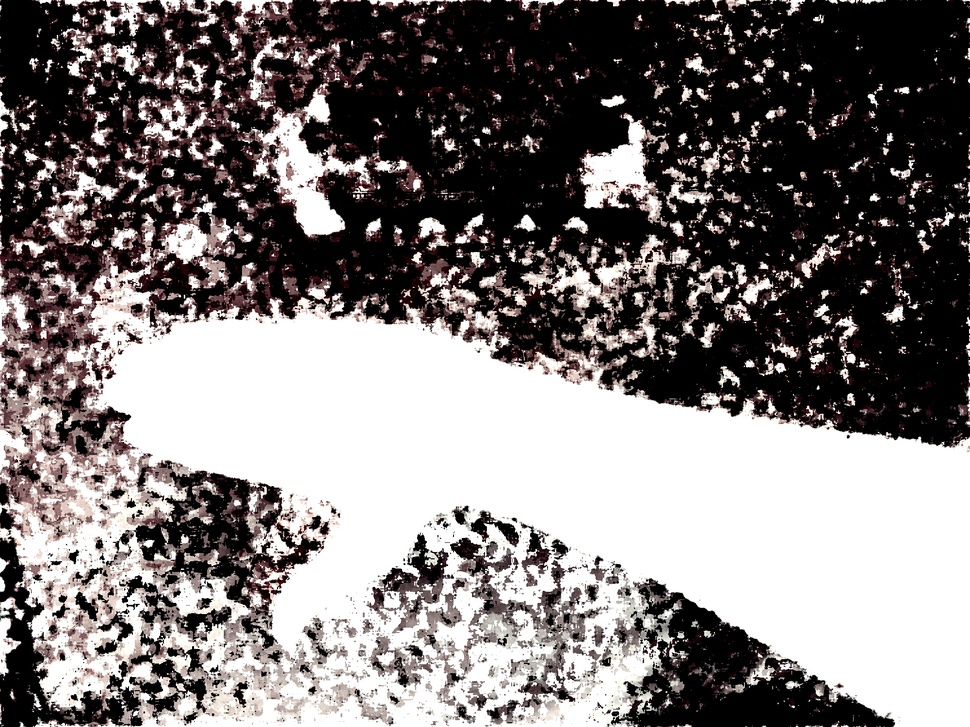
#> input picture corrected_image.jpg, 970 x 727 px, shrunk from 4000 x 3000 before the run
$ python -i hand_segmentation.py   (imports and definitions only)
#> lines starting #> are read from the running program, lines starting #| are printed output that depends on the picture
"""
hand_segmentation.py — Hand detection and segmentation using MediaPipe Hands.

Pipeline:
    1. Run MediaPipe Hand Landmarker on the input RGB image.
    2. If no hand detected → return failure result.
    3. Extract 21 (x, y) landmark coordinates.
    4. Compute convex hull from all 21 landmarks → polygon mask.
    5. Erode mask to exclude fingertips, nail regions and edge artifacts.
    6. Return binary mask (uint8, 0/255) for skin colour measurement.

Usage::

    from pathlib import Path
    from src.hand_segmentation import detect_and_segment

    image = load_image_rgb(Path("data/train/IMG_hand.jpeg"))
    result = detect_and_segment(image, save=True, log=True,
                                output_dir=Path("output/debug"))
    if result.detected:
        skin_mask = result.mask  # uint8, shape (H, W), values 0 or 255
"""

from __future__ import annotations

import logging
from dataclasses import dataclass
from pathlib import Path

import cv2 as cv
import mediapipe as mp
import numpy as np
from mediapipe.tasks.python import BaseOptions
from mediapipe.tasks.python.vision import (
    HandLandmarker,
    HandLandmarkerOptions,
)

logger = logging.getLogger(__name__)

# ---------------------------------------------------------------------------
# Constants
# ---------------------------------------------------------------------------

_N_LANDMARKS: int = 21
_EROSION_KERNEL_SIZE: int = 15
_MIN_HAND_AREA_RATIO: float = 0.005

# Landmark indices for the five fingertips
_FINGERTIP_INDICES: list[int] = [4, 8, 12, 16, 20]

# Output filenames when save=True
_FILENAME_VIZ_LANDMARKS: str = "hand_viz_01_landmarks.jpg"
_FILENAME_VIZ_HULL: str = "hand_viz_02_convex_hull.jpg"
_FILENAME_VIZ_MASK_RAW: str = "hand_viz_03_mask_raw.jpg"
_FILENAME_VIZ_MASK_ERODED: str = "hand_viz_04_mask_eroded.jpg"
_FILENAME_VIZ_OVERLAY: str = "hand_viz_05_overlay.jpg"

# MediaPipe model — resolve path relative to project root
_MODEL_PATH: Path = Path(__file__).resolve().parent.parent / "models" / "hand_landmarker.task"

_MP_MAX_NUM_HANDS: int = 2
_MP_MIN_DETECTION_CONFIDENCE: float = 0.5
_MP_MIN_HAND_PRESENCE_CONFIDENCE: float = 0.5


# ---------------------------------------------------------------------------
# Result dataclass
# ---------------------------------------------------------------------------


@dataclass
class HandSegmentationResult:
    """Structured output of the hand detection and segmentation pipeline.

    On success (``detected=True``) the mask and landmark fields are populated.
    On failure only ``detected`` and ``failure_reason`` are set.
    """

    detected: bool
    failure_reason: str | None
    n_hands: int | None
    landmarks: np.ndarray | None  # shape (21, 2), float32, pixel coords
    mask: np.ndarray | None  # shape (H, W), uint8, values 0 or 255
    mask_eroded: np.ndarray | None  # shape (H, W), uint8, eroded version
    hand_area_px: int | None  # number of non-zero pixels in mask
    handedness: str | None  # "Left" or "Right" (from MediaPipe)
    confidence: float | None  # hand detection confidence


# ---------------------------------------------------------------------------
# Private helpers — drawing / saving
# ---------------------------------------------------------------------------


def _float_to_bgr_u8(img_float: np.ndarray) -> np.ndarray:
    rgb_u8 = (np.clip(img_float, 0.0, 1.0) * 255.0 + 0.5).astype(np.uint8)
    return cv.cvtColor(rgb_u8, cv.COLOR_RGB2BGR)


def _save_bgr(path: Path, bgr: np.ndarray) -> None:
    path.parent.mkdir(parents=True, exist_ok=True)
    cv.imwrite(str(path), bgr)


# [134 lines left out: functions _draw_landmarks_overlay, _draw_hull_overlay, _draw_mask_overlay, _landmarks_to_pixel_coords, _build_convex_hull_mask, _erode_mask and 1 more, not called in this run]


# ---------------------------------------------------------------------------
# Public API
# ---------------------------------------------------------------------------


def detect_and_segment(
    image: np.ndarray,
    view: bool = False,
    save: bool = False,
    log: bool = False,
    output_dir: Path | None = None,
    erosion_kernel: int = _EROSION_KERNEL_SIZE,
) -> HandSegmentationResult:
    """Detect a hand in *image* and return a binary segmentation mask.

    Args:
        image: float32 RGB [0, 1], shape (H, W, 3).  Same convention as
            ``colorchecker.detect_and_measure``.
        view: If True, open non-blocking OpenCV windows with debug overlays.
        save: If True, save debug visualisation images to ``output_dir``.
        log: If True, emit structured progress messages via logger.info.
        output_dir: Directory for saved debug images.
        erosion_kernel: Size of the elliptical erosion kernel applied to
            the convex hull mask to exclude edge artifacts (default 15px).

    Returns:
        :class:`HandSegmentationResult`.  Never returns ``None``.
    """

    def _fail(reason: str) -> HandSegmentationResult:
        if log:
            logger.info("FAILURE: %s", reason)
        return HandSegmentationResult(
            detected=False,
            failure_reason=f"hand_segmentation: {reason}",
            n_hands=None,
            landmarks=None,
            mask=None,
            mask_eroded=None,
            hand_area_px=None,
            handedness=None,
            confidence=None,
        )

    image_h, image_w = image.shape[:2]

    # ── Step 1: Convert to uint8 for MediaPipe ──────────────────────────────
    if log:
        logger.info("=== HAND SEGMENTATION ===")
        logger.info("Image size: %d x %d px", image_w, image_h)

    image_u8 = (np.clip(image, 0.0, 1.0) * 255.0 + 0.5).astype(np.uint8)

    # ── Step 2: Run MediaPipe Hand Landmarker (Tasks API) ───────────────────
    if log:
        logger.info("Step 1: Running MediaPipe HandLandmarker")

    if not _MODEL_PATH.exists():
        return _fail(f"model file not found: {_MODEL_PATH}")

    options = HandLandmarkerOptions(
        base_options=BaseOptions(model_asset_path=str(_MODEL_PATH)),
        num_hands=_MP_MAX_NUM_HANDS,
        min_hand_detection_confidence=_MP_MIN_DETECTION_CONFIDENCE,
        min_hand_presence_confidence=_MP_MIN_HAND_PRESENCE_CONFIDENCE,
    )
    detector = HandLandmarker.create_from_options(options)
    mp_image = mp.Image(image_format=mp.ImageFormat.SRGB, data=image_u8)
    result = detector.detect(mp_image)
    detector.close()

    # ── Step 3: Check detection ─────────────────────────────────────────────
    if not result.hand_landmarks:
        return _fail("mediapipe returned 0 landmarks")

    n_hands = len(result.hand_landmarks)
    if log:
        logger.info("Step 2: Detected %d hand(s)", n_hands)

    # ── Step 4: Select best hand (largest hull area) ────────────────────────
    best_idx, landmarks_px, handedness, confidence = _select_best_hand(
        result, image_h, image_w, log=log,
    )

    if landmarks_px is None:
        return _fail("landmark extraction failed")

    if log:
        logger.info(
            "Step 3: Selected hand %d — %s (confidence=%.3f)",
            best_idx, handedness, confidence,
        )

    # ── Step 5: Build convex hull mask ──────────────────────────────────────
    mask_raw, hull = _build_convex_hull_mask(landmarks_px, image_h, image_w)
    raw_area = int(np.count_nonzero(mask_raw))
    total_pixels = image_h * image_w
    area_ratio = raw_area / total_pixels

    if log:
        logger.info(
            "Step 4: Convex hull mask — %d px (%.2f%% of image)",
            raw_area, area_ratio * 100,
        )

    if area_ratio < _MIN_HAND_AREA_RATIO:
        return _fail(
            f"hand area too small ({area_ratio:.4f} < {_MIN_HAND_AREA_RATIO})"
        )

    # ── Step 6: Erode mask ──────────────────────────────────────────────────
    mask_eroded = _erode_mask(mask_raw, erosion_kernel)
    eroded_area = int(np.count_nonzero(mask_eroded))

    if eroded_area == 0:
        if log:
            logger.warning(
                "Erosion removed all pixels (kernel=%d) — using raw mask",
                erosion_kernel,
            )
        mask_eroded = mask_raw.copy()
        eroded_area = raw_area

    if log:
        logger.info(
            "Step 5: Eroded mask (kernel=%d) — %d px (%.1f%% of raw hull)",
            erosion_kernel, eroded_area, eroded_area / max(raw_area, 1) * 100,
        )

    # ── Step 7: Visualizations ──────────────────────────────────────────────
    image_bgr = _float_to_bgr_u8(image)

    viz_landmarks = _draw_landmarks_overlay(image_bgr, landmarks_px)
    viz_hull = _draw_hull_overlay(image_bgr, landmarks_px, hull)
    viz_mask_raw = cv.cvtColor(mask_raw, cv.COLOR_GRAY2BGR)
    viz_mask_eroded = cv.cvtColor(mask_eroded, cv.COLOR_GRAY2BGR)
    viz_overlay = _draw_mask_overlay(image_bgr, mask_eroded)

    # ── Step 8: view / save ─────────────────────────────────────────────────
    if view:
        cv.imshow("Hand — landmarks", viz_landmarks)
        cv.imshow("Hand — convex hull", viz_hull)
        cv.imshow("Hand — mask (raw)", viz_mask_raw)
        cv.imshow("Hand — mask (eroded)", viz_mask_eroded)
        cv.imshow("Hand — overlay", viz_overlay)
        cv.waitKey(1)

    if save:
        if output_dir is None:
            logger.warning("save=True but output_dir is None — skipping")
        else:
            out = Path(output_dir)
            out.mkdir(parents=True, exist_ok=True)

            _save_bgr(out / _FILENAME_VIZ_LANDMARKS, viz_landmarks)
            _save_bgr(out / _FILENAME_VIZ_HULL, viz_hull)
            _save_bgr(out / _FILENAME_VIZ_MASK_RAW, viz_mask_raw)
            _save_bgr(out / _FILENAME_VIZ_MASK_ERODED, viz_mask_eroded)
            _save_bgr(out / _FILENAME_VIZ_OVERLAY, viz_overlay)

            if log:
                logger.info(
                    "Saved 5 visualisations to %s", out,
                )

    # ── Step 9: Return success ──────────────────────────────────────────────
    if log:
        logger.info("=== HAND SEGMENTATION OK ===")

    return HandSegmentationResult(
        detected=True,
        failure_reason=None,
        n_hands=n_hands,
        landmarks=landmarks_px,
        mask=mask_raw,
        mask_eroded=mask_eroded,
        hand_area_px=eroded_area,
        handedness=handedness,
        confidence=confidence,
    )

>>> import cv2
>>> picture = cv2.cvtColor(cv2.imread('../corrected_image.jpg'), cv2.COLOR_BGR2RGB)
>>> result = detect_and_segment(picture)
#> in detect_and_segment, `image_u8 = (np.clip(image, 0.0, 1.0) * 255.0 + 0.5).astype(np.uint8)`:
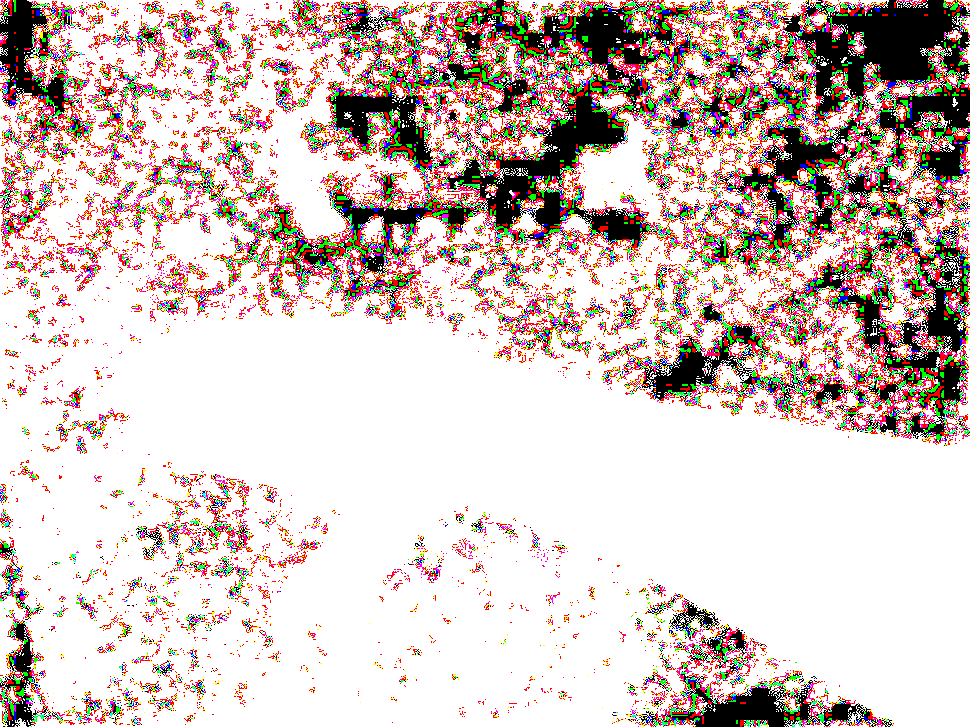
#> image_u8: shape (727, 970, 3); mean R, G, B 214.9, 196.8, 191.4
